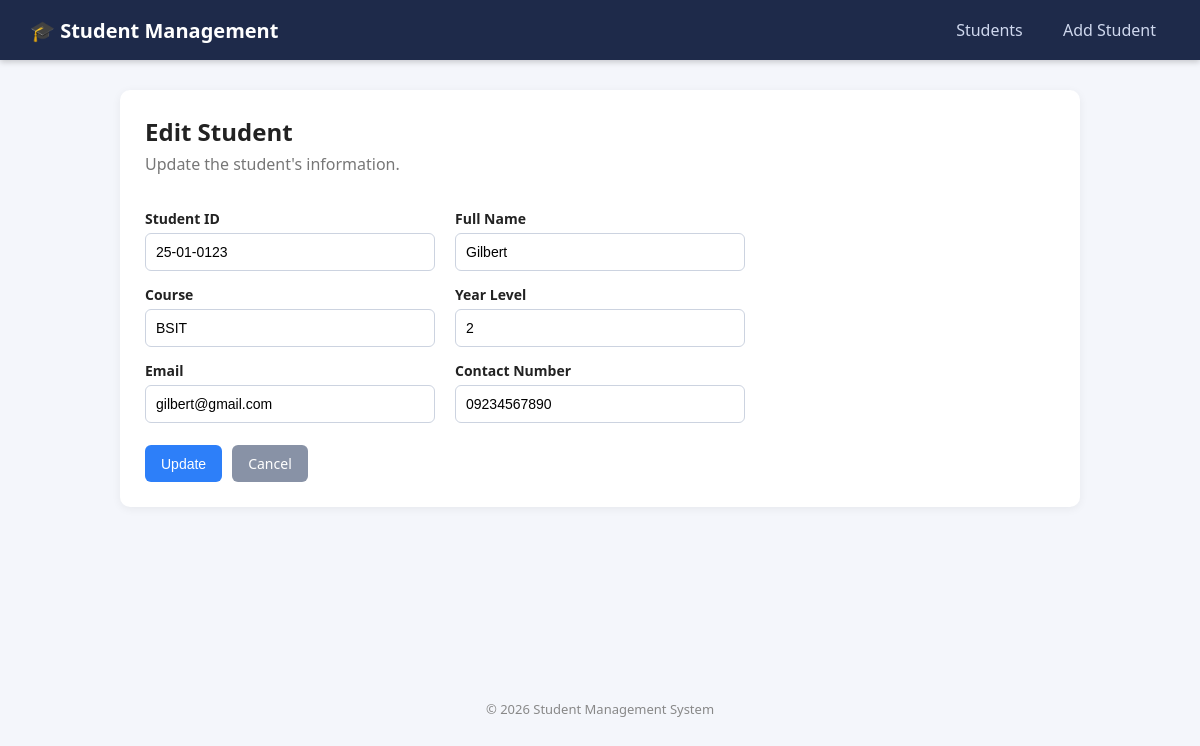
The app's page /edit_student.php?id=6 with its own data.
### tables this page shows
CREATE TABLE `students` (
  `id` int(11) NOT NULL,
  `student_id` varchar(20) NOT NULL,
  `full_name` varchar(100) NOT NULL,
  `course` varchar(100) DEFAULT NULL,
  `year_level` int(11) DEFAULT NULL,
  `email` varchar(100) DEFAULT NULL,
  `contact_number` varchar(11) DEFAULT NULL
);

### edit_student.php (the view, shortened to what this page needs)
<?php
include 'database.php';
$id = isset($_GET['id']) ? (int) $_GET['id'] : 0;
$stmt = $conn->prepare("SELECT * FROM students WHERE id = ?");
$stmt->bind_param("i", $id);
$stmt->execute();
$student = $stmt->get_result()->fetch_assoc();
include 'header.php';
?>
<div class="card">
  <h1>Edit Student</h1>
  <p class="subtitle">Update the student's information.</p>
  <form method="POST">
    <div class="form-grid">
      <div>
        <label>Student ID</label>
        <input type="text" name="student_id" value="<?= htmlspecialchars($student['student_id']) ?>" required>
      </div>
      <div>
        <label>Full Name</label>
        <input type="text" name="full_name" value="<?= htmlspecialchars($student['full_name']) ?>" required>
      </div>
      <div>
        <label>Course</label>
        <input type="text" name="course" value="<?= htmlspecialchars($student['course']) ?>">
      </div>
      <div>
        <label>Year Level</label>
        <input type="number" name="year_level" min="1" max="6" value="<?= htmlspecialchars($student['year_level']) ?>">
      </div>
      <div>
        <label>Email</label>
        <input type="email" name="email" value="<?= htmlspecialchars($student['email']) ?>">
      </div>
      <div>
        <label>Contact Number</label>
        <input type="text" name="contact_number" value="<?= htmlspecialchars($student['contact_number']) ?>">
      </div>
    </div>
    <div class="form-actions">
      <button type="submit" class="btn">Update</button>
      <a href="index.php" class="btn btn-gray">Cancel</a>
    </div>
  </form>
</div>
<?php include 'footer.php'; ?>

### style.css (style rules this page uses)
* { box-sizing: border-box; }
body { margin: 0; font-family: "Segoe UI", Arial, sans-serif; background: #f4f6fb; color: #222; }
.card { background: #fff; border-radius: 10px; padding: 25px; box-shadow: 0 2px 10px rgba(0,0,0,.06); }
h1 { margin: 0 0 5px; font-size: 24px; }
.subtitle { color: #777; margin: 0 0 20px; }
.btn { background: #2d7ff9; color: #fff; padding: 9px 16px; text-decoration: none; border: none; border-radius: 6px; cursor: pointer; font-size: 14px; display: inline-block; }
.btn-gray { background: #8892a6; }
form { max-width: 600px; }
.form-grid { display: grid; grid-template-columns: 1fr 1fr; gap: 0 20px; }
label { display: block; margin-top: 14px; font-weight: 600; font-size: 14px; }
input { width: 100%; padding: 10px; margin-top: 5px; border: 1px solid #ccd3e0; border-radius: 6px; font-size: 14px; }
.form-actions { margin-top: 22px; display: flex; gap: 10px; }

### records on screen
students: student_id "25-01-0123", full_name "Gilbert", course "BSIT", year_level "2", email "gilbert@gmail.com", contact_number "09234567890"
